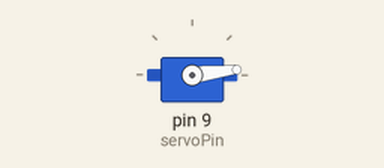
Recording of a sketch running on a simulated Arduino Uno, built with avr-gcc and run on an emulated ATmega328P. Shown: servo.

Above: at 0.05 s.
At 0.45 s:
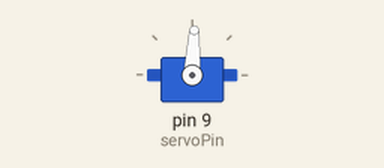
At 0.85 s:
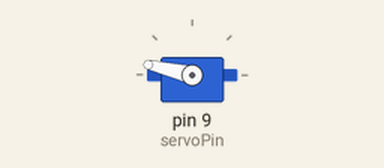
At 1.7 s:
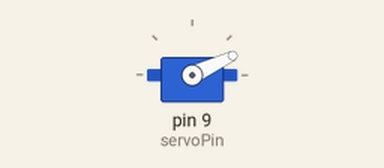
Timing chart, 0 to 4.2 s (numbered marks = the images above):
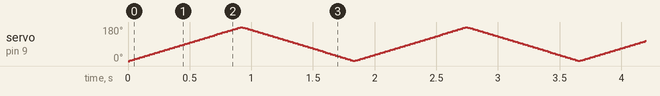

The sketch:

servo_rotate_example.ino
```cpp
#include <Servo.h>

Servo myservo;  // create servo object to control a servo

int servoPin = 9;
int servoAngle;
int servoAngleInc = 1;  // how many degrees to rotate the servo by
int servoRotateDelay = 5;


void setup() {
  Serial.begin(9600);
  myservo.attach(servoPin);  // attaches the servo on pin 9 to the servo object
  servoAngle = 0;
}

void loop() {

  myservo.write(servoAngle);

  // change the angle for next time through the loop:
  servoAngle = servoAngle + servoAngleInc;

  // reverse the direction of the rotation at the ends of the rotation:
  if (servoAngle <= 0 || servoAngle >= 180) {
    servoAngleInc = -servoAngleInc;
  }
  delay(servoRotateDelay);

//  Serial.println(myservo.read());
}
```
